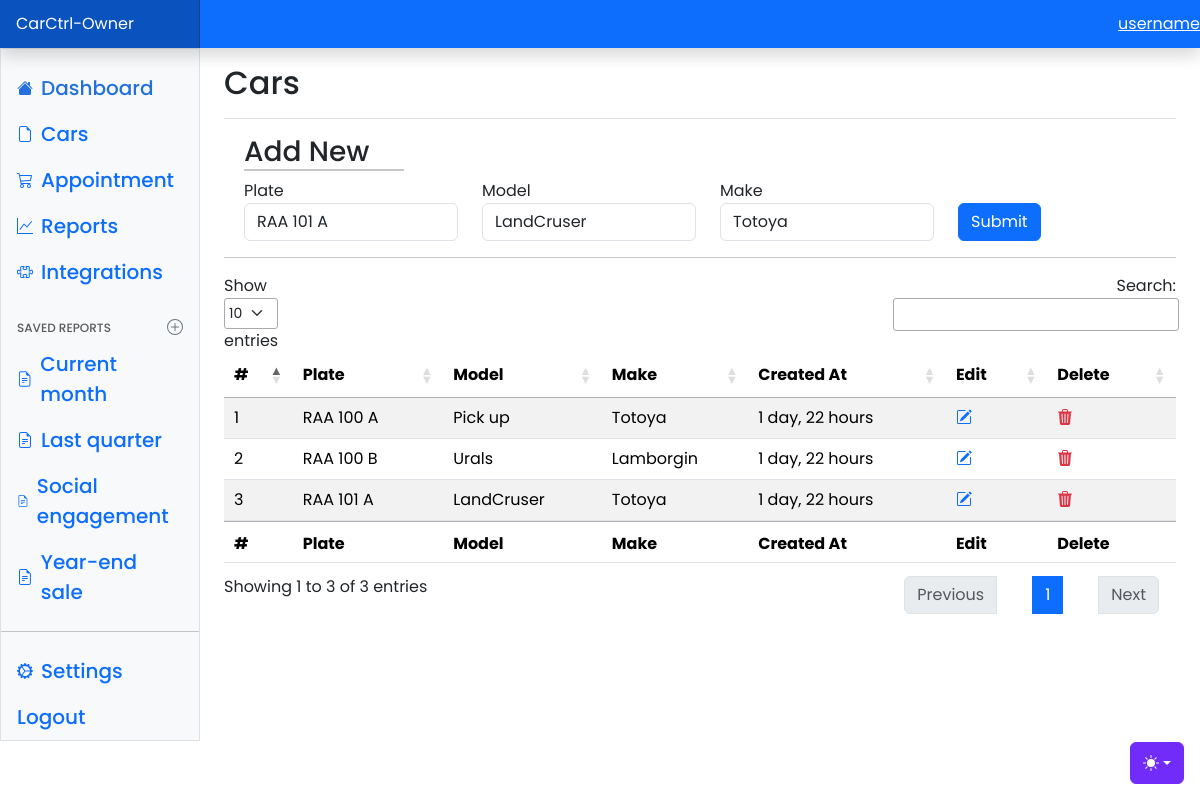
The app's page /owner-dashboard/cars/edit/3 (signed in) with its own data.
### App/models.py (models this page shows, shortened)
class Car(models.Model):
    owner_id = models.ForeignKey(Owner, on_delete=models.CASCADE)
    model = models.TextField(max_length=50)
    make = models.TextField(max_length=50)
    plate = models.CharField(validators=[plate_regex], max_length=9, unique=True)
    created_at = models.DateTimeField(auto_now_add=True)
    updated_at = models.DateTimeField(auto_now=True)

### App/views.py (the view, shortened to what this page needs)
# urls.py: path('owner-dashboard/cars/edit/<int:pk>', views.owner_cars_edit, name="owner-cars-edit"),
@login_required(login_url='loginc')
def owner_cars_edit(request, pk):
    car = Car.objects.get(id=pk)
    owner = Owner.objects.get(id = request.user.id)
    cars = Car.objects.filter(owner_id = owner.id)
    form = CarForm(instance=car)
    context = {'form': form, 'cars': cars}
    return render(request, 'owner-cars-edit.html', context)

### App/forms.py
class CarForm(forms.ModelForm):
    class Meta:
        model = Car
        fields = '__all__'
        exclude = ['owner_id']
        widgets = {
            'plate': forms.TextInput(attrs={'class': 'form-control'}),
            'model': forms.TextInput(attrs={'class': 'form-control'}),
            'make': forms.TextInput(attrs={'class': 'form-control'}),
        }

### App/templates/App/owner-cars-edit.html (shortened to what this page needs)
{% load static %}
{% include 'includes/owner-nav.html' %}
<main class="col-md-9 ms-sm-auto col-lg-10 px-md-4">
    <div
        class="d-flex justify-content-between flex-wrap flex-md-nowrap align-items-center pt-3 pb-2 mb-3 border-bottom">
        <h1 class="h2">Cars</h1>
    </div>
    <div class="container-fluid m-2">
        <h3 style="border-bottom: 2px solid #c7c8c9; width: 160px;">Add New</h3>
        <form method="post">
            <div class="row">
                <div class="col">
                    <label for="inlineGridName" class="sr-only">Plate</label>
                    {{form.plate}}
                </div>
                <div class="col">
                    <label for="inlineGridEmail" class="sr-only">Model</label>
                    {{form.model}}
                </div>
                <div class="col">
                    <label for="inlineGridEmail" class="sr-only">Make</label>
                    {{form.make}}
                </div>
                <div class="col pt-4">
                    <button type="submit" class="btn btn-primary">Submit</button>
                </div>
            </div>
        </form>
    </div>
    <hr>
    <table id="myTable" class="table table-striped" style="width:100%">
        <thead>
            <tr>
                <th>#</th>
                <th>Plate</th>
                <th>Model</th>
                <th>Make</th>
                <th>Created At</th>
                <th>Edit</th>
                <th>Delete</th>
            </tr>
        </thead>
        <tbody>
            {% for car in cars %}
        <tr>
            <td>{{car.id}}</td>
            <td>{{car.plate}}</td>
            <td>{{car.model}}</td>
            <td>{{car.make}}</td>
            <td>{{car.created_at | timesince}}</td>
            <td><a href="#" class="text-primary">
                    </a></td>
            <td><a href="#" class="text-danger" onclick="return confirm('Are you sure delete?');"></a></td>
        </tr>
        {% endfor %}
        </tbody>
        <tfoot>
            <tr>
                <th>#</th>
                <th>Plate</th>
                <th>Model</th>
                <th>Make</th>
                <th>Created At</th>
                <th>Edit</th>
                <th>Delete</th>
            </tr>
        </tfoot>
    </table>
</main>
{% include 'includes/owner-footer.html' %}

### static/assets/css/dashboard.css (style rules this page uses)
body { margin: 0; font-family: 'Poppins', sans-serif; background-color: #fff; }
.bi { display: inline-block; width: 1rem; height: 1rem; }

### App/templates/App/includes/owner-nav.html (style rules this page uses)
.bi { vertical-align: -.125em; fill: currentColor; }

### records on screen
Car: plate "RAA 101 A", model "LandCruser", make "Totoya", id "3", created_at "1 day, 22 hours"
Car: id "1", plate "RAA 100 A", model "Pick up", make "Totoya", created_at "1 day, 22 hours"
Car: id "2", plate "RAA 100 B", model "Urals", make "Lamborgin", created_at "1 day, 22 hours"
